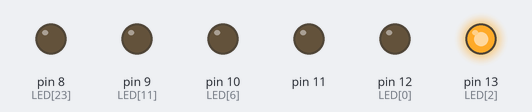
Simulated run of this sketch. Board: Arduino Uno, built with avr-gcc and run on an emulated ATmega328P. Shown: output pins drawn as LEDs (lit = HIGH).

Above: at 1.12 s.
At 3.5 s:
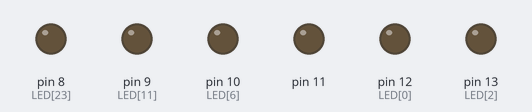
At 6.12 s:
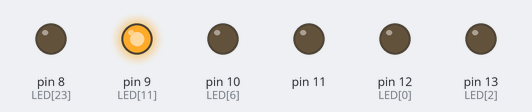
At 11.12 s:
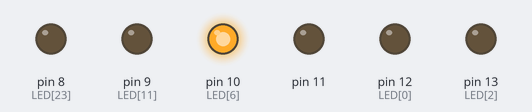
At 14.12 s:
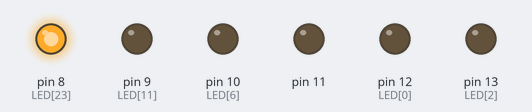
At 19.7 s:
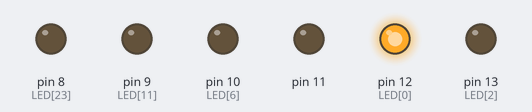
Timing chart, 0 to 20.5 s (numbered marks = the images above):
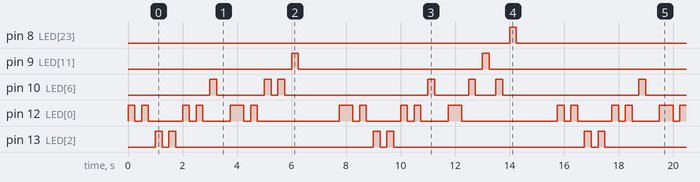

The sketch:

LED_blink.ino
```cpp
void setup() {
  // put your setup code here, to run once:
  pinMode(13,OUTPUT);
  pinMode(12,OUTPUT);
  pinMode(11,OUTPUT);
  pinMode(10,OUTPUT);
  pinMode(9,OUTPUT);
  pinMode(8,OUTPUT);
}

void loop() {
  // put your main code here, to run repeatedly:

 int t = 2;
 // 솔솔 라라 솔솔 미 솔솔 미미 레 솔솔 라라 솔솔 미 솔 미 레 미 도
 int LED[] = {12, 12, 13, 13, 12, 12, 10,12, 12, 10, 10, 9, 12, 12, 13, 13, 12, 12, 10, 12, 10, 9, 10, 8};
 // LED 켜진 후 지연 시간
 int S[] = {1,1,1,1,1,1,1, 2, 1, 1, 1, 1, 2, 1, 1, 1, 1, 1,1,2, 1,1,1,1,2};
 //LED 꺼진 후 지연 시간
 int P[] = {1,1,1,1,1,1,2,1,1,1,1,6,1,1,1,1,1,1,2,1,1,1,1,6};
 int speed = 250;

 for(int i=0;i<24;i++)
 {
  digitalWrite(LED[i],HIGH);
  delay(speed * S[i]);
  digitalWrite(LED[i],LOW);
  delay(speed * P[i]);
 }
}
```

Measured:
- by itself, pin 8 (LED[23]): alternates HIGH for 0.25 s and LOW for 15.5 s
- by itself, pin 9 (LED[11]): repeats every 15.8 s: LOW 6.8 s, HIGH 0.25 s, LOW 8.5 s, HIGH 0.25 s
- by itself, pin 12 (LED[0]): moves between LOW and HIGH, repeating every 15.8 s
- by itself, pin 13 (LED[2]): repeats every 8.0 s: LOW 0.25 s, HIGH 0.25 s, LOW 7.3 s, HIGH 0.25 s
- by itself, pin 10 (LED[6]): repeats every 15.8 s: LOW 1.8 s, HIGH 0.25 s, LOW 0.25 s, HIGH 0.25 s, LOW 5.3 s, HIGH 0.25 s, LOW 1.3 s, HIGH 0.25 s, LOW 0.75 s, HIGH 0.25 s, LOW 5.0 s, HIGH 0.25 s
